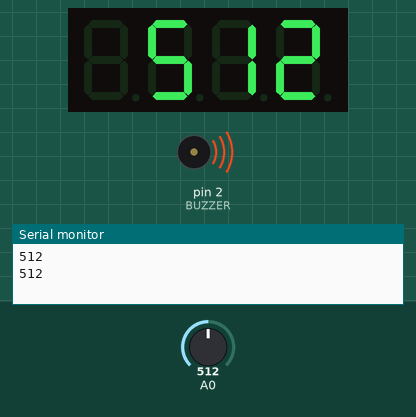
This sketch was run on a simulated Arduino Uno, built with avr-gcc and run on an emulated ATmega328P. Shown: 4-digit seven-segment display, buzzer (waves = sounding), the last lines printed to the serial monitor. The test bench sets the inputs (shaded band); at power-on: A0 = 512.

Above: at 2.8 s.
2.9 s: A0 set to 408
At 5.2 s:
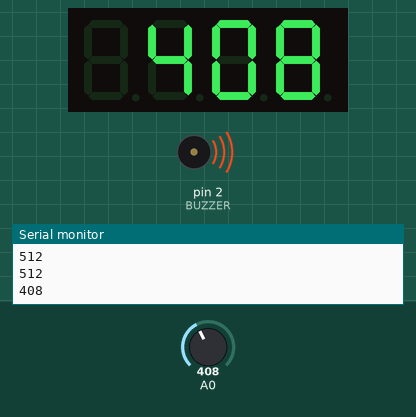
5.6 s: A0 set to 390
At 7.9 s:
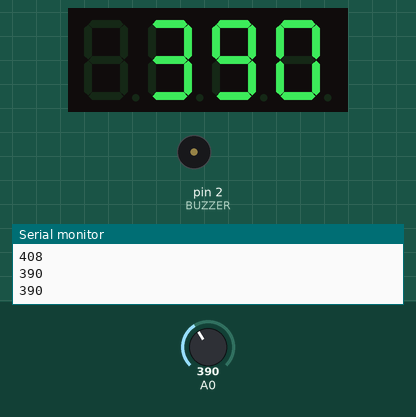
8.3 s: A0 set to 410
At 10.3 s:
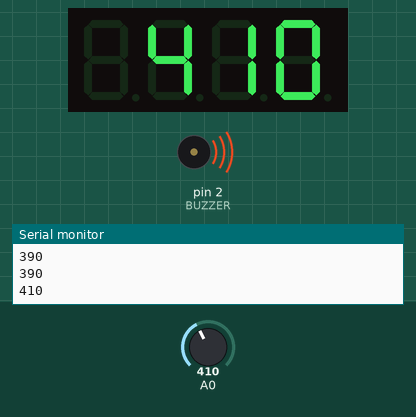
Timing chart, 0 to 17.1 s (numbered marks = the images above; inputs shaded):
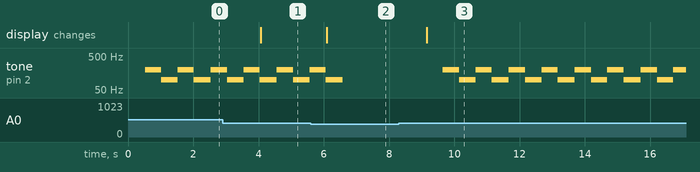

Measured:
- the behaviour switches between 401 and 400 on A0 (found by bisection; images 1 and 2)
- after the input at 2.9 s, the display: changes after 1.2 s (image 1)
- after the input at 5.6 s, the display: changes after 0.49 s (image 2)
- after the input at 8.3 s, tone on pin 2 (BUZZER): alternates 200 Hz for 0.50 s and 100 Hz for 0.50 s, starting after 1.4 s; the display: changes after 0.85 s (image 3)
- by itself, tone on pin 2 (BUZZER): alternates 200 Hz for 0.50 s and 100 Hz for 0.51 s

The sketch:

SensorMQ2.ino
```cpp
#include <Arduino.h>
#include <TM1637Display.h>

#define BUZZER 2
#define CLK 3
#define DIO 4

//Inicializa o display
TM1637Display display(CLK, DIO);

int lectura_MQ2;


void setup() {

Serial.begin(9600);


}

void loop() {
  //Define o brilho do display
  display.setBrightness(0x0f);

lectura_MQ2=analogRead(A0);

 //Mostra o valor no display
  display.showNumberDec(lectura_MQ2, false);

Serial.println(lectura_MQ2);
delay(500);

if(lectura_MQ2 > 400){
  alarmaON();
 }else{
  alarmaOFF();
 }


}

//funcion para zumbador
void alarmaON(){
  tone(BUZZER, 200);
   delay(500);
   tone(BUZZER, 100);
    delay(500);
   tone(BUZZER, 200);
   delay(500);
   tone(BUZZER, 100);


}
void alarmaOFF(){
  noTone(BUZZER);
   delay(500);
}
```
